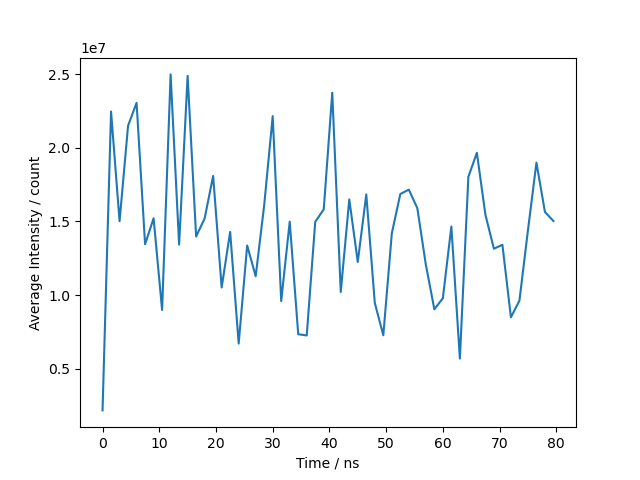

Here is the Python script that generated this plot:
import numpy as np
import matplotlib.pyplot as plt


rabi_data = np.genfromtxt("rabi.txt", delimiter=';', skip_header=14)

plt.plot(rabi_data[:, 0], rabi_data[:, 2])
plt.xlabel("Time / ns")
plt.ylabel("Average Intensity / count")

plt.savefig("rabi.png")

plt.show()